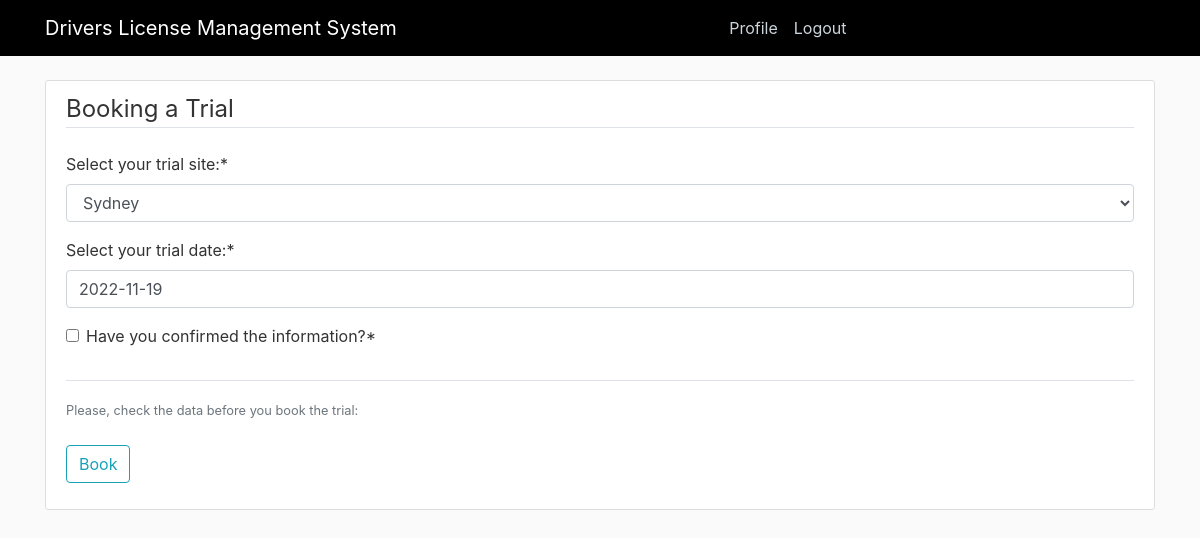
Before: /booking/ (signed in) with the older database file.
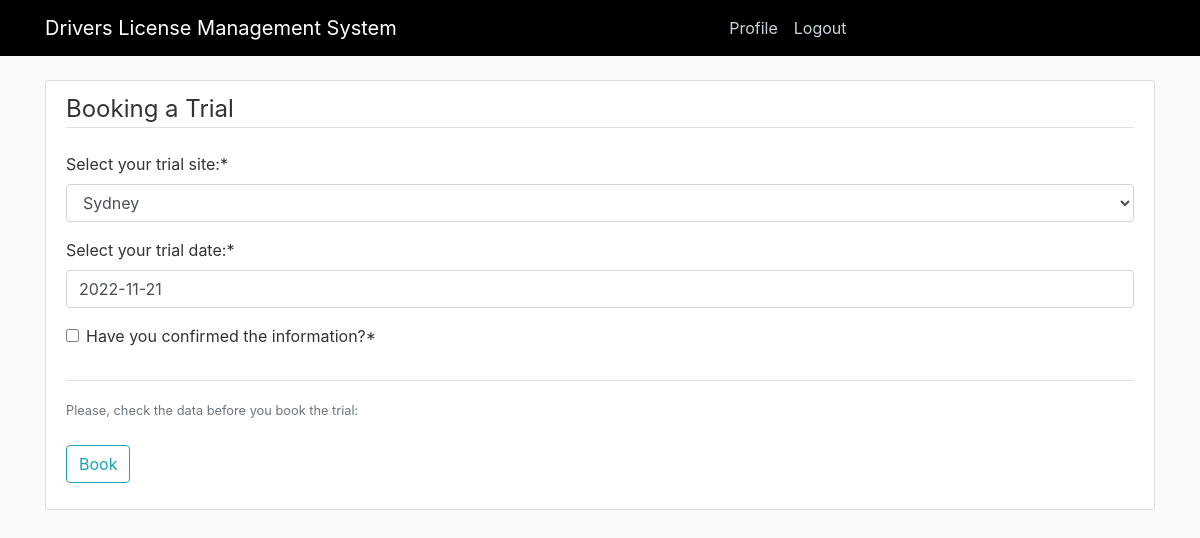
After: the same page with the newer database file.
### users/models.py (models this page shows, shortened)
class Profile(models.Model):
    TRIAL_STATUS = (
        ("Not_Taken", ("Not_Taken")),
        ("Approved", ("Approved")),
        ("Rejected", ("Rejected")),
    )
    user = models.OneToOneField(User, on_delete=models.CASCADE)
    booked_user = models.BooleanField("User already booked a trial", default=False)
    booked_site = models.CharField("Booking Sites Available", max_length=32, default="")
    booked_date = models.DateField("Booking Dates Available", default=timezone.now)
    booked_time = models.TimeField("Booking Time Available", default=timezone.now,)
    trial_status = models.CharField("Trial Status", max_length=32, choices=TRIAL_STATUS, default="Not_Taken")

### users/views.py (the view)
# urls.py: path('booking/', user_views.booking, name="booking"),
@login_required
def booking(request):
    if request.method == "POST":
        b_form = BookingForm(request.POST, instance=request.user.profile)
        if b_form.is_valid():
            b_form.save()
            messages.success(request, f"Your booking has been set")
            return redirect("profile")
    else:
        b_form = BookingForm(instance=request.user.profile)
    context = {
        'b_form': b_form
    }
    form = BookingForm()
    return render(request, "users/booking.html", context)

### users/forms.py
class BookingForm(forms.ModelForm):
    SITES = (
        ("Sydney", ("Sydney")),
        ("Brisbaine", ("Brisbaine")),
        ("Adelaide", ("Adelaide")),
    )
    booked_user = forms.BooleanField(
        label='Have you confirmed the information?',
    )
    booked_site = forms.CharField(
        label='Select your trial site:',
        widget=forms.Select(choices=SITES)
    )
    booked_date = forms.DateField(
        label="Select your trial date:",
        widget=DatePicker()
        )
    class Meta:
        model = Profile
        fields = ['booked_site', 'booked_date', 'booked_user']

### users/templates/users/booking.html (shortened to what this page needs)
{% extends "users/base.html" %}
{% load crispy_forms_tags %}
{% block content %}
<main role="main" class="container">
    <div class="content-section">
        <form method="POST">
            <fieldset class="form-group">
                <legend class="border-bottom mb-4">Booking a Trial</legend>
                {{ b_form|crispy }}
            </fieldset>
            <div class="border-top pt-3">
                <small class="text-muted">
                    Please, check the data before you book the trial: <a class="ml-2" </a>
                </small>
            </div>
            <div class="form-group">
                <button class="btn btn-outline-info" type="submit">Book</button>
            </div>
        </form>
    </div>
</main>
{% endblock content %}

Changed rows visible on the page:
changed Profile "Sydney": booked_date "2022-11-19" → "2022-11-21"
